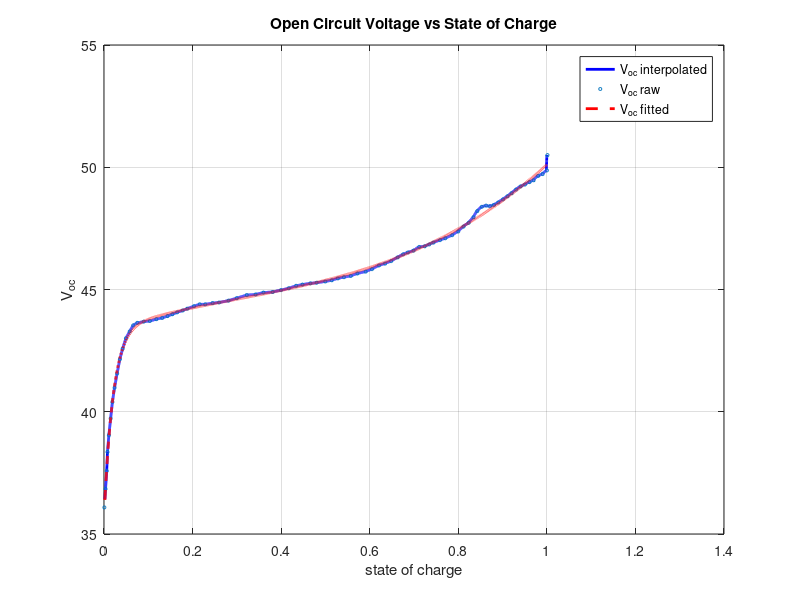

Write the MATLAB code that produced this figure.
function [soc,voc] = getVoc()
    load tattu_voc_curve_v0.mat
    soc_raw = 1-tattu_voc_curve_v0(:,1);
    voc_raw = tattu_voc_curve_v0(:,2);
    voc_raw_min = min(voc_raw);

    o = 7;
    l = 17;
    voc_filt = sgolayfilt(voc_raw,o,l);
    
    n = 10000;
    soc = linspace(0.002,1.0014,n)';
%     voc = interp1(soc_raw,voc_filt,soc);
    voc = interp1(soc_raw,voc_raw,soc,"linear","extrap");
    soc = soc/max(soc);

    % fit model params to single cell
    f       = @(SOC,p)  1*(p(1)*exp(p(2)*SOC) + p(3)*SOC.^3 + p(4)*SOC.^2 + p(5)*SOC + p(6));
    J = @(p) sum((1*voc-f(soc,p)).^2);
    p0 = [-1.031,-30,0.3201,-0.1178,0.2156,3.685];
    options = optimset('Display','iter');
    options.TolFun = 1e-16;
    options.TolX = 1e-16;
    options.MaxIter = 1000;
    options.MaxFunEvals = 1000;
    p = fminsearch(J,p0,options);
    
    % plot results
    lw = 2;
    mksz = 5;
    ncells = 12;
    plot(soc,ncells*voc,'b','LineWidth',lw)
    hold on
    scatter(soc_raw,ncells*voc_raw,mksz+0*soc_raw,'ko')
    plot(soc,ncells*f(soc,p),'r--','LineWidth',lw)
    hold off
    xlabel('state of charge')
    ylabel('V_{oc}')
    title('Open Circuit Voltage vs State of Charge')
    legend('V_{oc} interpolated','V_{oc} raw','V_{oc} fitted')
    grid on
    
    % write to file
    save('voc.mat','soc','voc')

    p
end